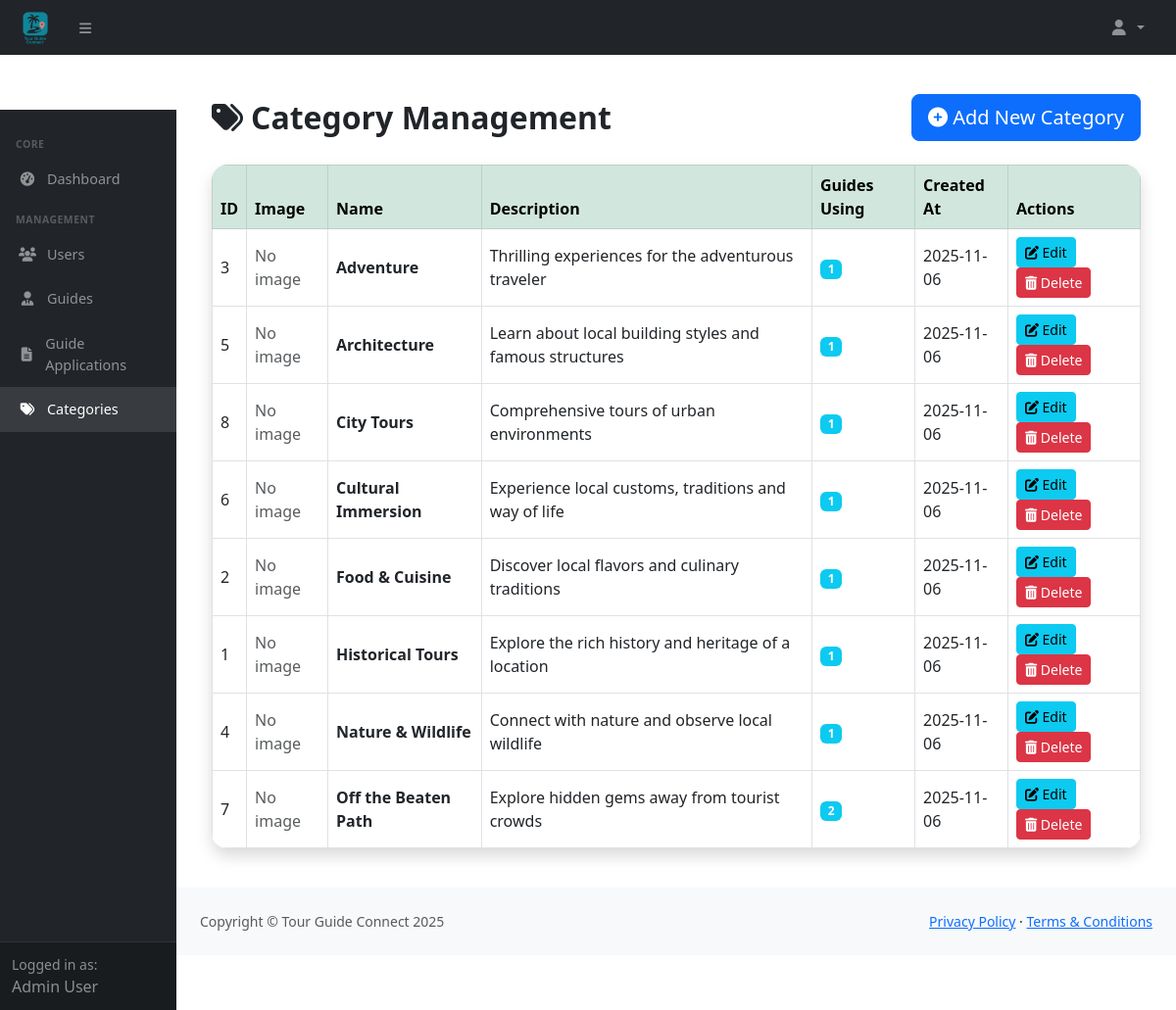
Screenshot of /admin/categories (signed in) with the database file from the repository.
### tables this page shows
CREATE TABLE specialties (
    id INT AUTO_INCREMENT PRIMARY KEY,
    name VARCHAR(50) NOT NULL UNIQUE,
    description TEXT NULL,
    icon VARCHAR(50) NULL,
    image VARCHAR(255) NULL,
    created_at TIMESTAMP DEFAULT CURRENT_TIMESTAMP
);

### index.php (called while the page is built, shortened)
<?php
require_once APP_PATH . '/config/database.php';
require_once HELPER_PATH . '/functions.php';
spl_autoload_register(function($className) {
    if (substr($className, -5) === 'Model') {
        $file = MODEL_PATH . '/' . $className . '.php';
        if (file_exists($file)) {
            return;
        }
    }
});
$uri = $_SERVER['REQUEST_URI'];
$base = dirname($_SERVER['SCRIPT_NAME']);
if (strpos($uri, $base) === 0) {
    $uri = substr($uri, strlen($base));
}
$uri = rtrim($uri, '/');
require_once APP_PATH . '/route.php';
handle_custom_routes(trim($uri, '/'), $routes);

### app/helpers/functions.php (called while the page is built, shortened)
<?php
function url($path = '') {
    return URL_ROOT . '/' . $path;
}

### app/config/database.php (called while the page is built, shortened)
<?php
class Database {
    private $host = DB_HOST;
    private $user = DB_USER;
    private $pass = DB_PASS;
    private $dbname = DB_NAME;
    private $dbh;
    private $stmt;
    public function __construct() {
        $dsn = 'mysql:host=' . $this->host . ';dbname=' . $this->dbname . ';charset=utf8mb4';
        $options = [
            PDO::ATTR_PERSISTENT => true,
            PDO::ATTR_ERRMODE => PDO::ERRMODE_EXCEPTION,
            PDO::ATTR_DEFAULT_FETCH_MODE => PDO::FETCH_OBJ,
            PDO::ATTR_EMULATE_PREPARES => false
        ];
        try {
            $this->dbh = new PDO($dsn, $this->user, $this->pass, $options);
        } catch(PDOException $e) {
            $this->error = $e->getMessage();
            error_log('Database Connection Error: ' . $this->error);
            echo '<div style="background-color: #f8d7da; color: #721c24; padding: 10px; margin: 10px 0; border: 1px solid #f5c6cb; border-radius: 5px;">';
            echo '<h3>Database Connection Error</h3>';
            echo '<p>Unable to connect to the database. Please try again later or contact the administrator.</p>';
            if (defined('ENVIRONMENT') && ENVIRONMENT === 'development') {
                echo '<p><strong>Error:</strong> ' . $this->error . '</p>';
            }
            echo '</div>';
            exit;
        }
    }
    public function query($sql) {
        $this->stmt = $this->dbh->prepare($sql);
    }
    public function bind($param, $value, $type = null) {
        if(is_null($type)) {
            switch(true) {
                case is_int($value):
                    $type = PDO::PARAM_INT;
                    break;
            }
        }
        $this->stmt->bindValue($param, $value, $type);
    }
    public function execute() {
        return $this->stmt->execute();
    }
    public function resultSet() {
        $this->execute();
        return $this->stmt->fetchAll();
    }
}

### app/models/CategoryModel.php (called while the page is built, shortened)
<?php
class CategoryModel
{
    private $db;
    public function __construct()
    {
        $this->db = new Database();
    }
    public function getAllCategories()
    {
        $this->db->query("SELECT * FROM specialties ORDER BY name ASC");
        return $this->db->resultSet();
    }
    public function getGuideCountByCategory($id)
    {
        $this->db->query("SELECT COUNT(*) as count FROM guide_specialties WHERE specialty_id = :id");
        $this->db->bind(':id', $id);
        $result = $this->db->single();
        return $result ? $result->count : 0;
    }
}

### app/views/admin/categories.php (the view, shortened to what this page needs)
<div class="container py-4">
    <div class="d-flex justify-content-between align-items-center mb-4">
        <h2 class="mb-0 fw-bold"><i class="fas fa-tags me-2"></i>Category Management</h2>
        <a href="<?php echo url('admin/addCategory'); ?>" class="btn btn-primary btn-lg">
            <i class="fas fa-plus-circle"></i> Add New Category
        </a>
    </div>
    <?php if (!empty($categories)): ?>
        <div class="table-responsive shadow rounded-4">
            <table class="table table-bordered table-hover align-middle mb-0">
                <thead class="table-success">
                    <tr>
                        <th>ID</th>
                        <th>Image</th>
                        <th>Name</th>
                        <th>Description</th>
                        <th>Guides Using</th>
                        <th>Created At</th>
                        <th>Actions</th>
                    </tr>
                </thead>
                <tbody>
                    <?php foreach ($categories as $category): ?>
                        <tr>
                            <td><?php echo htmlspecialchars($category->id); ?></td>
                            <td>
                                <?php if (!empty($category->image)): ?>
                                    <img src="<?php echo url('public/img/categories/' . htmlspecialchars($category->image)); ?>"
                                         alt="<?php echo htmlspecialchars($category->name); ?>"
                                         style="width: 60px; height: 60px; object-fit: cover; border-radius: 8px; border: 1px solid #ddd;">
                                <?php else: ?>
                                    <span class="text-muted">No image</span>
                                <?php endif; ?>
                            </td>
                            <td><strong><?php echo htmlspecialchars($category->name); ?></strong></td>
                            <td><?php echo htmlspecialchars($category->description ?? '-'); ?></td>
                            <td>
                                <span class="badge bg-info"><?php echo $category->guide_count ?? 0; ?></span>
                            </td>
                            <td><?php echo $category->created_at ? date('Y-m-d', strtotime($category->created_at)) : '-'; ?></td>
                            <td>
                                <a href="<?php echo url('admin/editCategory/' . $category->id); ?>" class="btn btn-info btn-sm me-1">
                                    <i class="fas fa-edit"></i> Edit
                                </a>
                                <form method="post" action="<?php echo url('admin/deleteCategory/' . $category->id); ?>" class="d-inline">
                                    <button type="submit" class="btn btn-danger btn-sm" onclick="return confirm('Are you sure you want to delete this category? This action cannot be undone.');">
                                        <i class="fas fa-trash-alt"></i> Delete
                                    </button>
                                </form>
                            </td>
                        </tr>
                    <?php endforeach; ?>
                </tbody>
            </table>
        </div>
    <?php else: ?>
        <div class="alert alert-info shadow rounded-4 mt-4 text-center fs-5">
            <i class="fas fa-info-circle me-2"></i>No categories found. <a href="<?php echo url('admin/addCategory'); ?>" class="alert-link">Add your first category</a>
        </div>
    <?php endif; ?>
</div>

### app/route.php (shortened to what this page needs)
<?php
function handle_custom_routes($uri, $routes) {
    foreach ($routes as $route) {
        if (preg_match($route['pattern'], $uri, $matches)) {
            $controller = new $route['controller']();
            $params = [];
            call_user_func_array([$controller, $route['method']], $params);
            exit;
        }
    }
}

### public/css/admin.css (style rules this page uses)
:root { --sidenav-base-width: 180px; --topnav-base-height: 56px; --zindex-sidenav: 1035; --zindex-content: 1030; }

### rows the page displays
specialties: id "3", name "Adventure", description "Thrilling experiences for the adventurous traveler", guide_count "1", created_at "2025-11-06"
specialties: id "5", name "Architecture", description "Learn about local building styles and famous structures", guide_count "1", created_at "2025-11-06"
specialties: id "8", name "City Tours", description "Comprehensive tours of urban environments", guide_count "1", created_at "2025-11-06"
specialties: id "6", name "Cultural Immersion", description "Experience local customs, traditions and way of life", guide_count "1", created_at "2025-11-06"
specialties: id "2", name "Food & Cuisine", description "Discover local flavors and culinary traditions", guide_count "1", created_at "2025-11-06"
specialties: id "1", name "Historical Tours", description "Explore the rich history and heritage of a location", created_at "2025-11-06"
specialties: id "4", name "Nature & Wildlife", description "Connect with nature and observe local wildlife", guide_count "1", created_at "2025-11-06"
specialties: id "7", name "Off the Beaten Path", description "Explore hidden gems away from tourist crowds", guide_count "2", created_at "2025-11-06"
